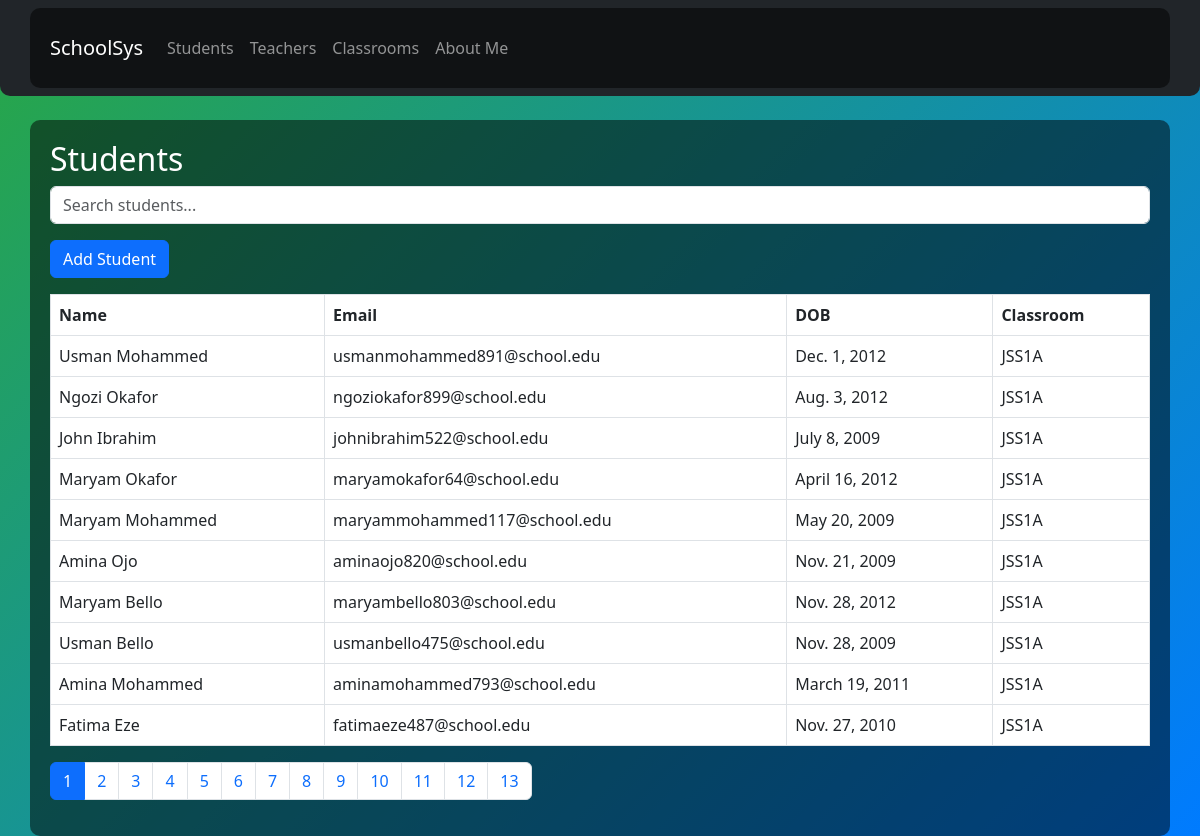
The page /students/ on the database its author committed.
### SMS_app/models.py (models this page shows, shortened)
class Student(models.Model):
    name = models.CharField(max_length=100)
    email = models.EmailField(unique=True)
    date_of_birth = models.DateField()
    classroom = models.ForeignKey('Classroom', on_delete=models.SET_NULL, null=True)

class Classroom(models.Model):
    name = models.CharField(max_length=20)  # e.g., "JSS1A"
    class_teacher = models.ForeignKey(Teacher, on_delete=models.SET_NULL, null=True)

### SMS_app/views.py (the view)
# urls.py: path('students/', views.student_list, name='student_list'),
def student_list(request):
    query = request.GET.get('q', '')
    student_list = Student.objects.select_related('classroom').all()
    if query:
        student_list = student_list.filter(
            Q(name__icontains=query) |
            Q(email__icontains=query)
        )
    paginator = Paginator(student_list, 10)
    page = request.GET.get('page')
    students = paginator.get_page(page)
    return render(request, 'student_list.html', {
        'students': students,
        'query': query
    })

### templates/student_list.html (shortened to what this page needs)
{% extends 'base.html' %}
{% block content %}
<h2>Students</h2>
<form method="get" class="mb-3">
  <input type="text" name="q" value="{{ query }}" placeholder="Search students..." class="form-control">
</form>
<a href="{% url 'add_student' %}" class="btn btn-primary mb-3">Add Student</a>
<table class="table table-bordered">
  <thead><tr><th>Name</th><th>Email</th><th>DOB</th><th>Classroom</th></tr></thead>
  <tbody>
    {% for student in students %}
      <tr>
        <td>{{ student.name }}</td>
        <td>{{ student.email }}</td>
        <td>{{ student.date_of_birth }}</td>
        <td>{{ student.classroom.name }}</td>
      </tr>
    {% empty %}
      <tr><td colspan="4">No students found.</td></tr>
    {% endfor %}
  </tbody>
</table>
<nav>
  <ul class="pagination">
    {% for page_num in students.paginator.page_range %}
      <li class="page-item {% if students.number == page_num %}active{% endif %}">
        <a class="page-link" href="?page={{ page_num }}{% if query %}&q={{ query }}{% endif %}">{{ page_num }}</a>
      </li>
    {% endfor %}
  </ul>
</nav>
{% endblock %}

### templates/base.html (shortened to what this page needs)
<!DOCTYPE html>
<html lang="en">
<head>
  <link href="https://cdn.jsdelivr.net/npm/bootstrap@5.3.0/dist/css/bootstrap.min.css" rel="stylesheet">
</head>
<body>
<nav class="navbar navbar-expand-lg navbar-dark bg-dark mb-4">
  <div class="container">
    <a class="navbar-brand" href="/">SchoolSys</a>
    <div class="collapse navbar-collapse">
      <ul class="navbar-nav me-auto">
        <li class="nav-item"><a class="nav-link" href="/students/">Students</a></li>
        <li class="nav-item"><a class="nav-link" href="/teachers/">Teachers</a></li>
        <li class="nav-item"><a class="nav-link" href="/classrooms/">Classrooms</a></li>
        <li class="nav-item"><a class="nav-link" href="/about/">About Me</a></li>
      </ul>
    </div>
  </div>
</nav>
<div class="container">
  {% block content %}{% endblock %}
</div>
</body>
</html>

### templates/base.html (style rules this page uses)
body { background: linear-gradient(135deg, #28a745, #007bff); min-height: 100vh; color: white; }
.container { background-color: rgba(0, 0, 0, 0.5); padding: 20px; border-radius: 10px; }
.navbar { border-radius: 0 0 10px 10px; }

### rows shown on the page
Student: name "Usman Mohammed", email "usmanmohammed891@school.edu", date_of_birth "Dec. 1, 2012", classroom.name "JSS1A"
Student: name "Ngozi Okafor", email "ngoziokafor899@school.edu", date_of_birth "Aug. 3, 2012", classroom.name "JSS1A"
Student: name "John Ibrahim", email "johnibrahim522@school.edu", date_of_birth "July 8, 2009", classroom.name "JSS1A"
Student: name "Maryam Okafor", email "maryamokafor64@school.edu", date_of_birth "April 16, 2012", classroom.name "JSS1A"
Student: name "Maryam Mohammed", email "maryammohammed117@school.edu", date_of_birth "May 20, 2009", classroom.name "JSS1A"
Student: name "Amina Ojo", email "aminaojo820@school.edu", date_of_birth "Nov. 21, 2009", classroom.name "JSS1A"
Student: name "Maryam Bello", email "maryambello803@school.edu", date_of_birth "Nov. 28, 2012", classroom.name "JSS1A"
Student: name "Usman Bello", email "usmanbello475@school.edu", date_of_birth "Nov. 28, 2009", classroom.name "JSS1A"
Student: name "Amina Mohammed", email "aminamohammed793@school.edu", date_of_birth "March 19, 2011", classroom.name "JSS1A"
Student: name "Fatima Eze", email "fatimaeze487@school.edu", date_of_birth "Nov. 27, 2010", classroom.name "JSS1A"

### other values the page prints
{{ page_num }} "1" "2" "3" "4" "5" "6" "7" "8" "9" "10" "11" "12" "13"
